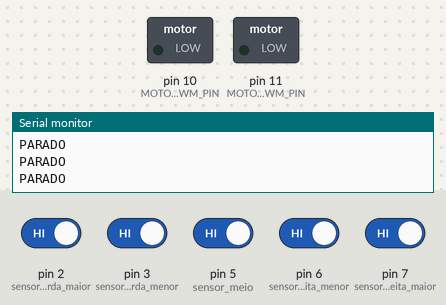
A sketch run on a simulated Arduino Uno, built with avr-gcc and run on an emulated ATmega328P. On the bench: switched loads named in the sketch (green lamp = pin HIGH), the last lines printed to the serial monitor. The test bench sets the inputs (shaded band); at power-on: pin 2 (sensor_esquerda_maior), pin 3 (sensor_esquerda_menor), pin 5 (sensor_meio), pin 6 (sensor_direita_menor), pin 7 (sensor_direita_maior) HIGH.

Above: at 1.2 s.
1.3 s: pin 2 (sensor_esquerda_maior) driven LOW
At 1.7 s:
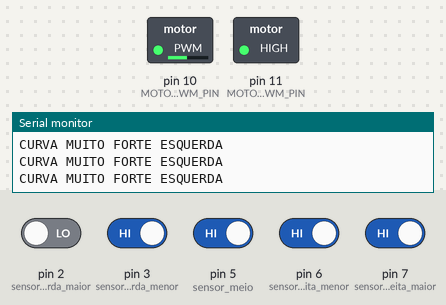
2.8 s: pin 5 (sensor_meio) driven LOW
At 3.1 s:
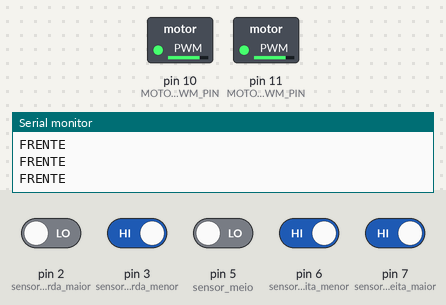
4.3 s: pin 5 (sensor_meio) driven HIGH
At 5.5 s:
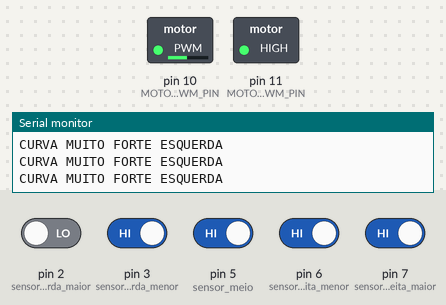
5.8 s: pin 2 (sensor_esquerda_maior) driven HIGH and pin 3 (sensor_esquerda_menor) driven LOW
At 7.0 s:
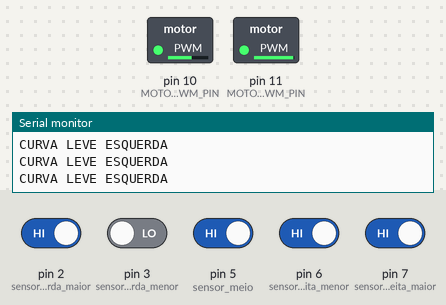
7.3 s: pin 7 (sensor_direita_maior) driven LOW
At 8.4 s:
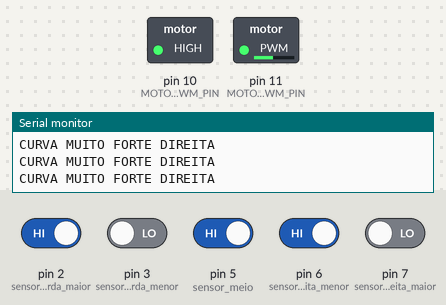
8.8 s: pin 7 (sensor_direita_maior) driven HIGH
At 9.8 s:
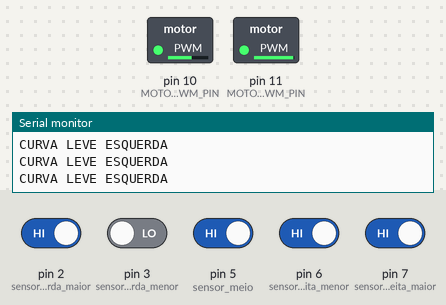
Timing chart, 0 to 11.8 s (numbered marks = the images above; inputs shaded):
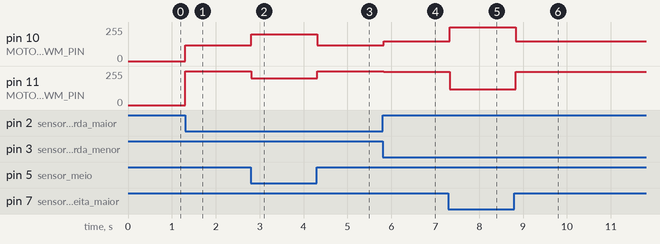

Measured:
- after the input at 1.3 s, pin 10 (MOTOR_ESQUERDO_PWM_PIN): 0/255 → 120/255 at once; pin 11 (MOTOR_DIREITO_PWM_PIN): 0/255 → 255/255 at once
- after the input at 2.8 s, pin 10 (MOTOR_ESQUERDO_PWM_PIN): 120/255 → 200/255 at once; pin 11 (MOTOR_DIREITO_PWM_PIN): 255/255 → 200/255 at once
- after the input at 4.3 s, pin 10 (MOTOR_ESQUERDO_PWM_PIN): 200/255 → 120/255 at once; pin 11 (MOTOR_DIREITO_PWM_PIN): 200/255 → 255/255 at once
- after the input at 5.8 s, pin 10 (MOTOR_ESQUERDO_PWM_PIN): 120/255 → 150/255 at once; pin 11 (MOTOR_DIREITO_PWM_PIN): 255/255 → 250/255 at once
- after the input at 7.3 s, pin 10 (MOTOR_ESQUERDO_PWM_PIN): 150/255 → 255/255 at once; pin 11 (MOTOR_DIREITO_PWM_PIN): 250/255 → 120/255 at once
- after the input at 8.8 s, pin 10 (MOTOR_ESQUERDO_PWM_PIN): 255/255 → 150/255 at once; pin 11 (MOTOR_DIREITO_PWM_PIN): 120/255 → 250/255 at once

The sketch:

Codigo_Oficina.ino
```cpp
/*
  Programa de 5 Sensores para 2 Motores
  Agora com 2 níveis de curva (menor e maior)
*/

// --- Pinos dos Botões ---
const int sensor_esquerda_maior = 2;
const int sensor_esquerda_menor = 3;
const int sensor_meio = 5;
const int sensor_direita_menor = 6;
const int sensor_direita_maior = 7;

// --- Pinos dos Motores ---
const int MOTOR_ESQUERDO_PWM_PIN = 10;
const int MOTOR_DIREITO_PWM_PIN = 11;

// --- Estados ---
int estadoBotaoEE, estadoBotaoE, estadoBotaoMeio, estadoBotaoD, estadoBotaoDD;

// --- Velocidades ---
const int VELOCIDADE_RETA = 200;

const int VELOCIDADE_CURVA_ALTA = 250;
const int VELOCIDADE_CURVA_BAIXA = 150;

const int VELOCIDADE_CURVA_MUITO_ALTA = 255;
const int VELOCIDADE_CURVA_MUITO_BAIXA = 120;

void setup() {

  pinMode(sensor_esquerda_maior, INPUT_PULLUP);
  pinMode(sensor_esquerda_menor, INPUT_PULLUP);
  pinMode(sensor_meio, INPUT_PULLUP);
  pinMode(sensor_direita_menor, INPUT_PULLUP);
  pinMode(sensor_direita_maior, INPUT_PULLUP);

  pinMode(MOTOR_ESQUERDO_PWM_PIN, OUTPUT);
  pinMode(MOTOR_DIREITO_PWM_PIN, OUTPUT);

  Serial.begin(9600);
}

void loop() {

  // LER BOTÕES
  estadoBotaoEE = digitalRead(sensor_esquerda_maior);
  estadoBotaoE = digitalRead(sensor_esquerda_menor);
  estadoBotaoMeio = digitalRead(sensor_meio);
  estadoBotaoD = digitalRead(sensor_direita_menor);
  estadoBotaoDD = digitalRead(sensor_direita_maior);

  // --- LÓGICA COM PRIORIDADES ---

  // PRIORIDADE 1 - IR RETO
  if (estadoBotaoMeio == LOW) {
    Serial.println("FRENTE");
    analogWrite(MOTOR_ESQUERDO_PWM_PIN, VELOCIDADE_RETA);
    analogWrite(MOTOR_DIREITO_PWM_PIN, VELOCIDADE_RETA);
  }

  // PRIORIDADE 2 - CURVA MAIOR ESQUERDA (sensor_esquerda_maior)
  else if (estadoBotaoEE == LOW) {
    Serial.println("CURVA MUITO FORTE ESQUERDA");
    analogWrite(MOTOR_ESQUERDO_PWM_PIN, VELOCIDADE_CURVA_MUITO_BAIXA);
    analogWrite(MOTOR_DIREITO_PWM_PIN, VELOCIDADE_CURVA_MUITO_ALTA);
  }

  // PRIORIDADE 3 - CURVA MAIOR DIREITA (sensor_direita_maior)
  else if (estadoBotaoDD == LOW) {
    Serial.println("CURVA MUITO FORTE DIREITA");
    analogWrite(MOTOR_ESQUERDO_PWM_PIN, VELOCIDADE_CURVA_MUITO_ALTA);
    analogWrite(MOTOR_DIREITO_PWM_PIN, VELOCIDADE_CURVA_MUITO_BAIXA);
  }

  // PRIORIDADE 4 - CURVA MENOR ESQUERDA
  else if (estadoBotaoE == LOW) {
    Serial.println("CURVA LEVE ESQUERDA");
    analogWrite(MOTOR_ESQUERDO_PWM_PIN, VELOCIDADE_CURVA_BAIXA);
    analogWrite(MOTOR_DIREITO_PWM_PIN, VELOCIDADE_CURVA_ALTA);
  }

  // PRIORIDADE 5 - CURVA MENOR DIREITA
  else if (estadoBotaoD == LOW) {
    Serial.println("CURVA LEVE DIREITA");
    analogWrite(MOTOR_ESQUERDO_PWM_PIN, VELOCIDADE_CURVA_ALTA);
    analogWrite(MOTOR_DIREITO_PWM_PIN, VELOCIDADE_CURVA_BAIXA);
  }

  // PRIORIDADE 6 - NENHUM BOTÃO
  else {
    Serial.println("PARADO");
    analogWrite(MOTOR_ESQUERDO_PWM_PIN, 0);
    analogWrite(MOTOR_DIREITO_PWM_PIN, 0);
  }

  delay(50);
}
```
